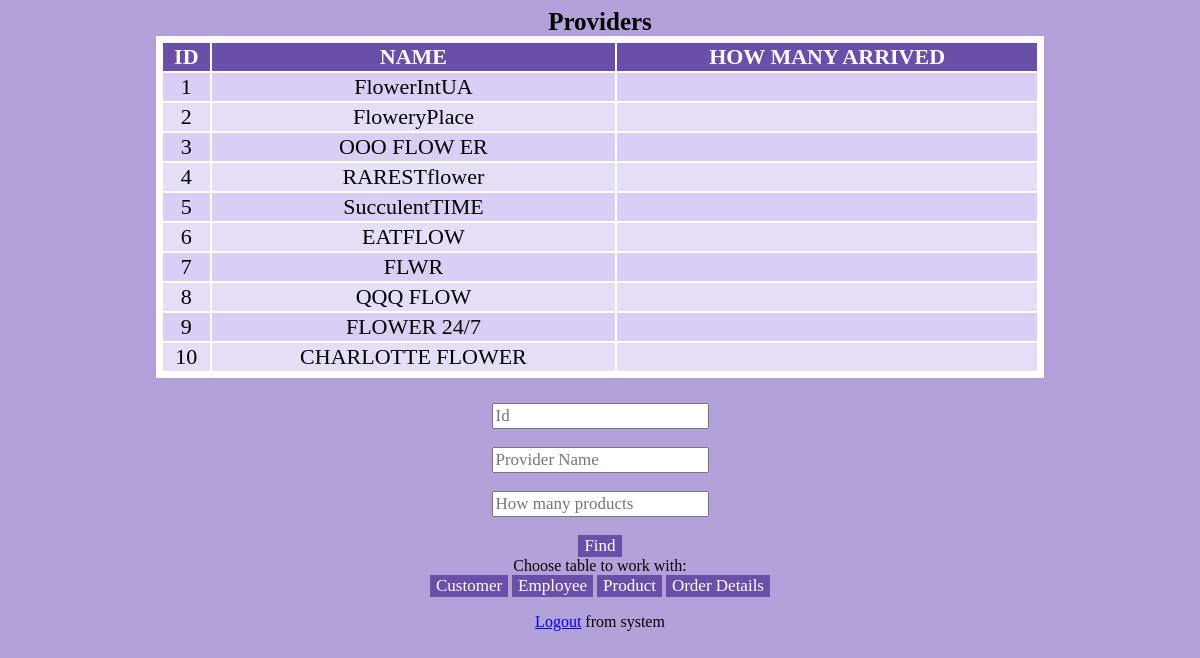
Page /Provider.php on the committed database.
### tables this page shows
CREATE TABLE Provider (
    ProviderID int NOT NULL,
    NameProv varchar(255) NOT NULL,
    HowMany int NOT NULL,
    PRIMARY KEY (ProviderID)
);

### Provider.php (the view, shortened to what this page needs)
<?php require_once("includes/connection.php"); ?>
<?php
$ProviderID = "";
$NameProv = "";
$HowMany= "";
$query1 = mysqli_query($con, "select * from `Provider`");
print("<p id='p1'><b> Providers </b>
<table>
<tr>
<th><b>ID</b></th>
<th><b>NAME</b></th>
<th><b>HOW MANY ARRIVED</b></th>
</tr>");
while ($a = mysqli_fetch_array($query1)) {
    $id = $a['ProviderID'];
    $namP = $a['NameProv'];
    $HoMan = $a['HowMany'];
    echo "<tr>";
    echo "<td>" . $id . "</td>
    <td>" . $namP . "</td>";
    if ('admin' == $_COOKIE['usernamecookie']) {
    echo "<td>" . $HoMan . "</td>";
    } else {
        echo "<td></td>";
    }
}
echo "</table>";
?>
<!DOCTYPE Html>
<html>
    <head>
<?php include("includes/header.php"); ?>
    </head>
    <body>
        <form action="Provider.php" method="post">
            <input title = "Enter number" type="number" name="ProviderID" placeholder="Id" value="<?php echo $ProviderID;?>"><br><br>
            <input title = "Enter name of provider" type="text" name="NameProv" placeholder="Provider Name" value="<?php echo $NameProv;?>"><br><br>
            <input title = "Enter how many product arrived" type="text" name="HowMany" placeholder="How many products" value="<?php echo $HowMany;?>"><br><br>
            <div>
            <input id='DV1' type='submit' name='search' value='Find'>
            </div>
            Choose table to work with:<br>
        <a href="Customer.php"><input id="DV1" type="button" value="Customer"/></a>
        <a href="Employee.php"><input id="DV1" type="button" value="Employee"/></a>
        <a href="Product.php"><input id="DV1" type="button" value="Product"/></a>
        <a href="OrderDetail.php"><input id="DV1" type="button" value="Order Details"/></a>
        <p id="p2"><a href="logout.php">Logout</a> from system</p>
        </form>
    </body>
</html>

### css/style.css (style rules this page uses)
body { background-color: #B3A2D9; font-family: Century Gothic; }
form { text-align: center; }
input { font-family: Century Gothic; font-size: 17px; }
#DV1 { font-family: Century Gothic; border: none; background-color: #6A4FA8; color: white; font-size: 17px; }
table { text-align: center; background-color: white; font-size: 22px; width: 75%; padding: 5; margin-left: auto; margin-right: auto; }
#p1 { text-align: center; font-size: 25px; }
th { background-color: #6A4FA8; color: white; }
tr:nth-child(odd) { background-color: #E5DEF6; }
tr { background-color: #DACEF5; }

### rows in the picture
provider: ProviderID "1", NameProv "FlowerIntUA"
provider: ProviderID "2", NameProv "FloweryPlace"
provider: ProviderID "3", NameProv "OOO FLOW ER"
provider: ProviderID "4", NameProv "RARESTflower"
provider: ProviderID "5", NameProv "SucculentTIME"
provider: ProviderID "6", NameProv "EATFLOW"
provider: ProviderID "7", NameProv "FLWR"
provider: ProviderID "8", NameProv "QQQ FLOW"
provider: ProviderID "9", NameProv "FLOWER 24/7"
provider: ProviderID "10", NameProv "CHARLOTTE FLOWER"
